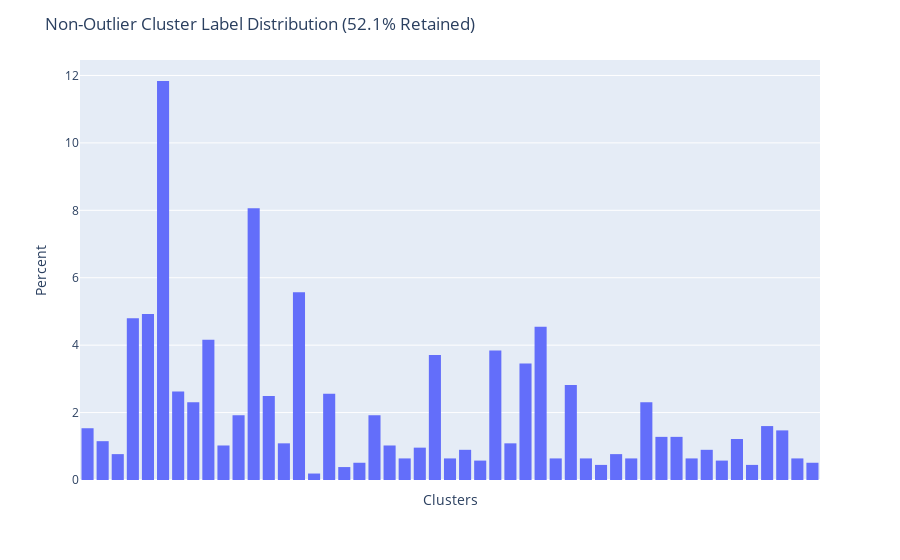

Write notebook code for a chart like this one.
### Markdown cell above
#### 6. Plot Cluster Label Distribution

To get another perspective on the validation question clusters, we plot below the percent-weighted histogram of the non-outlier cluster labels. This gives us a sampled distributional view of the "core" topics in which users ask questions about within this domain, allowing us to make an estimates on the expected relative frequency of seeing these question topics in the data-source forum.

### Code cell
fig = px.histogram(
    df[df['label'] != -1], x='summary', 
    histnorm='percent', nbins=len(df['label'].unique()))
fig.update_layout(
    title='Non-Outlier Cluster Label Distribution ({:.1f}% Retained)'.format(perc_labeled),
    xaxis={'title': 'Clusters', 'showticklabels': False},
    yaxis={'title': 'Percent'}
)
fig.show()

### Figure 1 — Plotly figure (JSON) as saved in the notebook; plotly's stock layout.template omitted (floating-point values rounded to 4 significant figures; data arrays with more than 128 entries replaced by an {"elided": "..."} marker saying what was removed)
{"data": [{"alignmentgroup": "True", "bingroup": "x", "histnorm": "percent", "hovertemplate": "summary=%{x}<br>count=%{y}<extra></extra>", "legendgroup": "", "marker": {"color": "#636efa"}, "name": "", "nbinsx": 50, "offsetgroup": "", "orientation": "v", "showlegend": false, "type": "histogram", "x": {"elided": "1563 str values"}, "xaxis": "x", "yaxis": "y"}], "layout": {"barmode": "relative", "legend": {"tracegroupgap": 0}, "margin": {"t": 60}, "title": {"text": "Non-Outlier Cluster Label Distribution (52.1% Retained)"}, "xaxis": {"anchor": "y", "domain": [0, 1], "showticklabels": false, "title": {"text": "Clusters"}}, "yaxis": {"anchor": "x", "domain": [0, 1], "title": {"text": "Percent"}}}}
